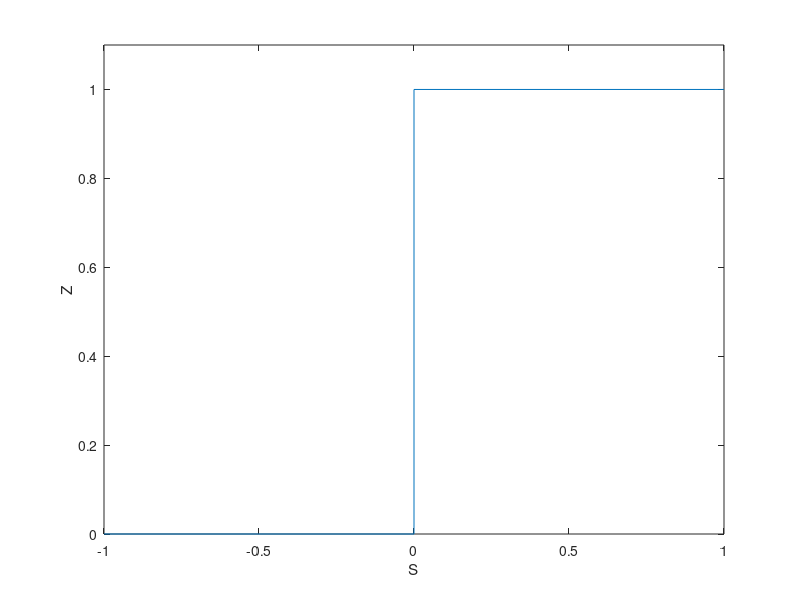

Write MATLAB code to recreate this figure. (Note: this script raises an error after producing the figure.)
ul=0.0
ur=1.0
figure(3)
plot([-1.0 0.0 0.0 1.0],[ul,ul,ur,ur])
hold on
xlabel('S')
ylabel('Z')
%axis([-1.0, 1.0,ur , ul + (ul - ur)/10.0])
axis([-1.0, 1.0,ul , ur + (ur - ul)/10.0])
ttl = sprintf('VGM n=%1.2f Solution at t=%3.4f',n,0.0)
title(ttl);
file= sprintf('u%03i.jpg',i)
print('-djpeg',file)
for i=0:20
    t = i*0.1
    hold off
    [xi u]=osherSol(ul,ur,-1.0/t,1.0/t)
    figure(3)
    plot(xi*t,u)
    hold on
    xlabel('S')
    ylabel('Z')
    %axis([-1.0, 1.0,ur , ul + (ul - ur)/10.0])
    axis([-1.0, 1.0,ul , ur + (ur - ul)/10.0])
    ttl = sprintf('VGM n=%1.2f Solution at t=%3.4f',n,t)
    title(ttl);
    file= sprintf('u%03i.jpg',i)
    print('-djpeg',file)
end
